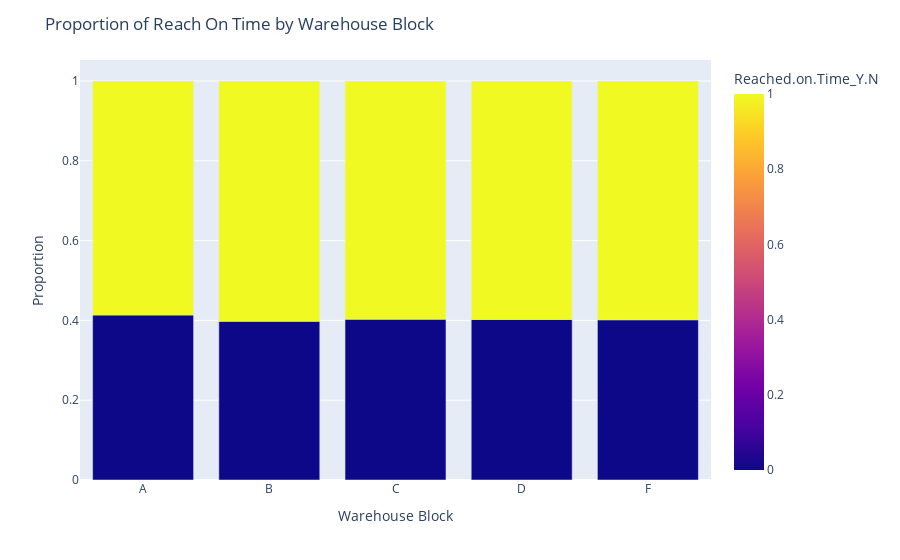

This figure's notebook cell:
### Markdown cell above
- Bedasarkan plot warehouse, Warehouse Block F memiliki jumlah terbanyak dibandingkan dengan warehouse lainnya 
- Bedasarkan shipment method, Ship paling banyak digunakan untuk mengirimkan barang kepada customer 
- Bedasarkan plot customer calls, Mayoritas customer menghubungi call center sebanyak 4 kali. 
- Customer rating dari rating paling rendah yaitu 1 hingga rating paling tinggi yaitu 5 tidak memiliki perbedaan yang signifikan 
- Kebanyakan customer sudah melakukan pembelian sebanyak 3 kali 
- Shipping company ini paling banyak memiliki barang dengan kategori low 
- Tidak terdapat perbedaan customer gender yang signifikan antara male dan female 
- Kebanyakan produk tidak sampai tepat waktu kepada customer

### Code cell
# Perhitungan proporsi untuk setiap warehouse block
proportions = df.groupby(['Warehouse_block', 'Reached.on.Time_Y.N']).size().groupby(level=0).apply(lambda x: x / x.sum()).reset_index(name='Proportion')

# Membuat bar plot dengan proporsi
fig = px.bar(proportions, x='Warehouse_block', y='Proportion', color='Reached.on.Time_Y.N')

fig.update_layout(
    title='Proportion of Reach On Time by Warehouse Block',
    xaxis=dict(title='Warehouse Block'),
    yaxis=dict(title='Proportion'),
    legend_title='Reached On Time'
)

fig.show()

### Figure 1 — Plotly figure (JSON) as saved in the notebook; plotly's stock layout.template omitted (floating-point values rounded to 4 significant figures)
{"data": [{"alignmentgroup": "True", "hovertemplate": "Warehouse_block=%{x}<br>Proportion=%{y}<br>Reached.on.Time_Y.N=%{marker.color}<extra></extra>", "legendgroup": "", "marker": {"color": [0, 1, 0, 1, 0, 1, 0, 1, 0, 1], "coloraxis": "coloraxis", "pattern": {"shape": ""}}, "name": "", "offsetgroup": "", "orientation": "v", "showlegend": false, "textposition": "auto", "type": "bar", "x": ["A", "A", "B", "B", "C", "C", "D", "D", "F", "F"], "xaxis": "x", "y": [0.4135, 0.5865, 0.3977, 0.6023, 0.4032, 0.5968, 0.4024, 0.5976, 0.4015, 0.5985], "yaxis": "y"}], "layout": {"barmode": "relative", "coloraxis": {"colorbar": {"title": {"text": "Reached.on.Time_Y.N"}}, "colorscale": [[0, "#0d0887"], [0.1111, "#46039f"], [0.2222, "#7201a8"], [0.3333, "#9c179e"], [0.4444, "#bd3786"], [0.5556, "#d8576b"], [0.6667, "#ed7953"], [0.7778, "#fb9f3a"], [0.8889, "#fdca26"], [1, "#f0f921"]]}, "legend": {"title": {"text": "Reached On Time"}, "tracegroupgap": 0}, "margin": {"t": 60}, "title": {"text": "Proportion of Reach On Time by Warehouse Block"}, "xaxis": {"anchor": "y", "domain": [0, 1], "title": {"text": "Warehouse Block"}}, "yaxis": {"anchor": "x", "domain": [0, 1], "title": {"text": "Proportion"}}}}
